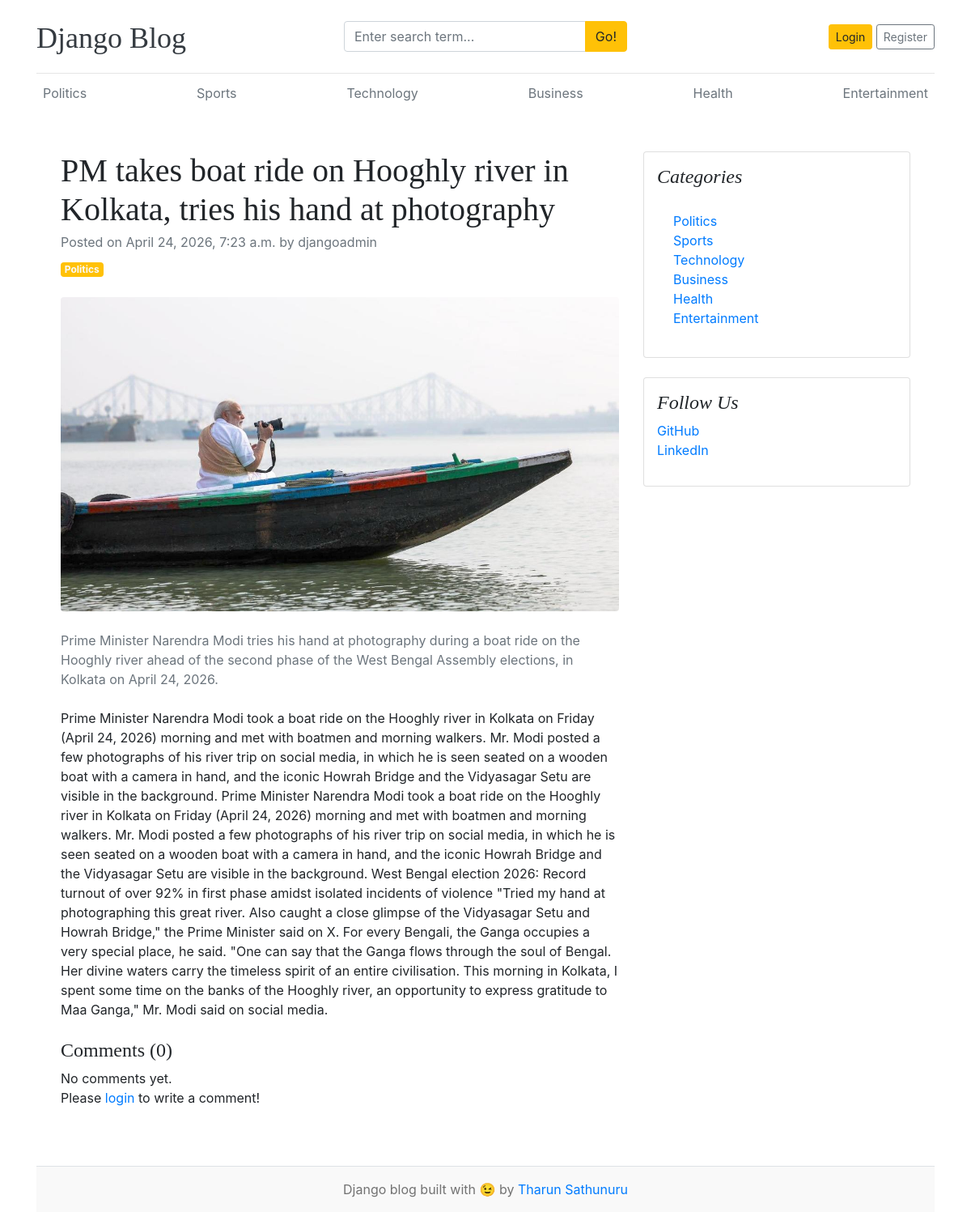
Page /blogs/pm-takes-boat-ride-on-hooghly-river-in-kolkata-tries-his-hand-at-photography/ on the committed database.
### blogs/models.py (models this page shows, shortened)
class Category(models.Model):
  category_name = models.CharField(max_length = 100, unique = True)
  created_at = models.DateTimeField(auto_now_add = True)
  updated_at = models.DateTimeField(auto_now = True)
  class Meta :
    verbose_name_plural = 'categories'
  def __str__(self):
    return self.category_name

class Blog(models.Model):
  title = models.CharField(max_length = 200)
  slug = models.SlugField(max_length = 150, unique = True, blank=True)
  category = models.ForeignKey(Category, on_delete = models.CASCADE)
  author = models.ForeignKey(User, on_delete = models.CASCADE)
  featured_image = models.ImageField(upload_to = 'uploads/%Y/%m/%d')
  short_description = models.TextField(max_length = 250)
  blog_body = models.TextField(max_length = 2000)
  status = models.CharField(max_length =20, choices=STATUS_CHOICES, default = 0)
  is_featured = models.BooleanField(default = False)
  created_at = models.DateTimeField(auto_now_add = True)
  updated_at = models.DateTimeField(auto_now = True)

### core/models.py (models this page shows, shortened)
class SocialLink(models.Model):
  platform = models.CharField(max_length = 25)
  link = models.URLField(max_length = 150)
  created_at = models.DateTimeField(auto_now_add = True)
  updated_at = models.DateTimeField(auto_now = True)

### blogs/views.py (the view, shortened to what this page needs)
# urls.py: path('blogs/', api_views.blog_list_api),
def blogs(request, slug):
  single_blog = get_object_or_404(Blog, slug=slug, status='Published')
  comments = Comment.objects.filter(blog=single_blog)
  comment_count = comments.count()
  print('Comments=>', comments)
  context = {
    'single_blog': single_blog,
    'comments':comments,
    'comment_count':comment_count,
  }
  return render(request, 'blogs.html', context)

### blogs/context_processors.py (called while the page is built)
def get_categories(request):
  categories = Category.objects.all()
  return dict(categories = categories)

def get_social_links(request):
  social_links = SocialLink.objects.all()
  return dict(social_links = social_links)

### templates/blogs.html
{% extends 'base.html' %}
{% block content %}
<div class="container mt-5">
    <div class="row">
        <div class="col-lg-8">
            <article>
                <header class="mb-4">
                    <h1 class="fw-bolder mb-1">{{ single_blog.title }}</h1>
                    <div class="text-muted fst-italic mb-2">Posted on {{ single_blog.created_at }} by {{ single_blog.author }}</div>
                    <a class="badge bg-warning text-decoration-none text-light" href="#!">{{ single_blog.category }}</a>
                </header>
                <figure class="mb-4"><img class="img-fluid rounded" src="{{ single_blog.featured_image.url }}" alt="..." /></figure>
                <section class="mb-5">
                    <p class="text-muted fst-italic mb-4">{{ single_blog.short_description }}</p>
                    <p class="fs-5 mb-4">{{ single_blog.blog_body }}</p>
                      <h4>Comments ({{ comment_count }})</h4>
                    {% if comments %}
                        {% for comment in comments %}
                            <div class="card mt-1">
                                <div class="card-body">
                                    <p class="card-text mb-0">{{ comment }}</p>
                                    <span>
                                        <small>By {{ comment.user }}</small>
                                        <small>| {{ comment.created_at | timesince }} ago</small>
                                    </span>
                                </div>
                            </div>
                        {% endfor %}
                    {% else %}
                    No comments yet.
                    {% endif %}
                    <br>
                    <div class="form-group">
                        {% if user.is_authenticated %}
                        <form action="" method="POST">
                            {% csrf_token %}
                            <div class="form-group">
                                <textarea name="comment" class="form-control" placeholder="Write your comment"></textarea>
                                <div class="text-center mt-2">
                                <input type="submit" value="Submit" class="btn btn-primary">
                                </div>
                            </div>
                        </form>
                        {% else %}
                        <p>Please <span><a href="{% url 'login' %}">login</a></span> to write a comment!</p>
                        {% endif %}
                    </div>
                </section>
            </article>
        </div>
        <div class="col-lg-4">
            <div class="card mb-4 p-3">
                <h4 class="font-italic">Categories</h4>
                <div class="card-body">
                    <div class="row">
                        <div class="col-sm-6">
                            <ul class="list-unstyled mb-0">
                                {% for cat in categories %}
                                <li><a href="{% url 'posts_by_category' cat.id %}">{{ cat.category_name }}</a></li>
                                {% endfor %}
                            </ul>
                        </div>
                    </div>
                </div>
            </div>
            {% if social_links %}
            <div class="card mb-4 p-3">
                <h4 class="font-italic">Follow Us</h4>
                <ol class="list-unstyled">
                    {% for i in social_links %}
                    <li><a href="{{ i.link }}" target="_blank">{{ i.platform }}</a></li>
                    {% endfor %}
                </ol>
            </div>
            {% endif %}
        </div>
    </div>
</div>
{% endblock %}

### templates/base.html (shortened to what this page needs)
  {% load static %}
  <!DOCTYPE html>
  <html lang="en">
  <head>
      <link href="https://getbootstrap.com/docs/4.0/dist/css/bootstrap.min.css" rel="stylesheet">
      <link href="{% static 'css/blog.css' %}" rel="stylesheet">
      <link rel="stylesheet" href="https://cdnjs.cloudflare.com/ajax/libs/font-awesome/4.7.0/css/font-awesome.min.css">
    </head>
  <body>
      <div class="container">
        <header class="blog-header py-3">
        <div class="row flex-nowrap justify-content-between align-items-center">
            <div class="col-4 pt-1">
                <a class="blog-header-logo text-dark" href="/">Django Blog</a>
            </div>
            <div class="col-4">
                <form action="{% url 'search' %}" method="GET">
                    <div class="input-group">
                        <input class="form-control" type="text" name="keyword" placeholder="Enter search term...">
                        <div class="input-group-append">
                            <button type="submit" class="btn btn-warning">Go!</button>
                        </div>
                    </div>
                </form>
            </div>
      <div class="col-4 d-flex justify-content-end align-items-center">
        {% if not user.is_authenticated %}
          <a class="btn btn-sm btn-warning" href="{% url 'login' %}">Login</a>&nbsp;
          <a class="btn btn-sm btn-outline-secondary" href="{% url 'register' %}">Register</a>
        {% else %}
        <span><a href="{% url 'dashboard' %}">Dashboard</a></span>
        &emsp;
        <span><a href="{% url 'logout' %}">Logout</a></span>
        {% endif %}
      </div>
      </div>
    </header>
        <div class="nav-scroller py-1 mb-2">
          <nav class="nav d-flex justify-content-between">
            {% for cat in categories %}
            <a class="p-2 text-muted" href="{% url 'posts_by_category' cat.id %}">{{ cat.category_name }}</a>
            {% endfor %}
          </nav>
        </div>
  <main class="flex-fill container">
    {% block content %}
    {% endblock %}
  </main>
  <footer class="blog-footer text-center py-3 border-top mt-4">
    <p>Django blog built with 😉 by <a href="#">Tharun Sathunuru</a></p>
  </footer>
  </body>
  </html>

### blog_main/static/css/blog.css (style rules this page uses)
.blog-header { border-bottom: 1px solid #e5e5e5; }
.blog-header-logo { font-family: "Playfair Display", Georgia, "Times New Roman", serif; font-size: 2.25rem; }
h1, h2, h3, h4, h5, h6 { font-family: "Playfair Display", Georgia, "Times New Roman", serif; }
.blog-footer { padding: 2.5rem 0; color: #727272; text-align: center; background-color: #f9f9f9; border-top: .05rem solid #e5e5e5; }
.blog-footer p:last-child { margin-bottom: 0; }

### rows in the picture
Category: category_name "Politics"
Category: category_name "Sports"
Category: category_name "Technology"
Category: category_name "Business"
Category: category_name "Health"
Category: category_name "Entertainment"
Blog: title "PM takes boat ride on Hooghly river in Kolkata, tries his hand at photography", created_at "April 24, 2026, 7:23 a.m.", author "djangoadmin", category "Politics", featured_image (picture), short_description "Prime Minister Narendra Modi tries his hand at photography during a boat ride on the Hooghly river ahead of the second phase of the West Bengal Assembly elections, in Kolkata on April 24, 2026.", blog_body "Prime Minister Narendra Modi took a boat ride on the Hooghly river in Kolkata on Friday (April 24, 2026) morning and met with boatmen and morning walkers. Mr. Modi posted a few photographs of his river trip on social media, in which he is seen seated on a wooden boat with a camera in hand, and the iconic Howrah Bridge and the Vidyasagar Setu are visible in the background. Prime Minister Narendra Modi took a boat ride on the Hooghly river in Kolkata on Friday (April 24, 2026) morning and met with boatmen and morning walkers. Mr. Modi posted a few photographs of his river trip on social media, in which he is seen seated on a wooden boat with a camera in hand, and the iconic Howrah Bridge and…"
SocialLink: platform "GitHub"
SocialLink: platform "LinkedIn"

### other values in the picture
{{ comment_count }} "0"
